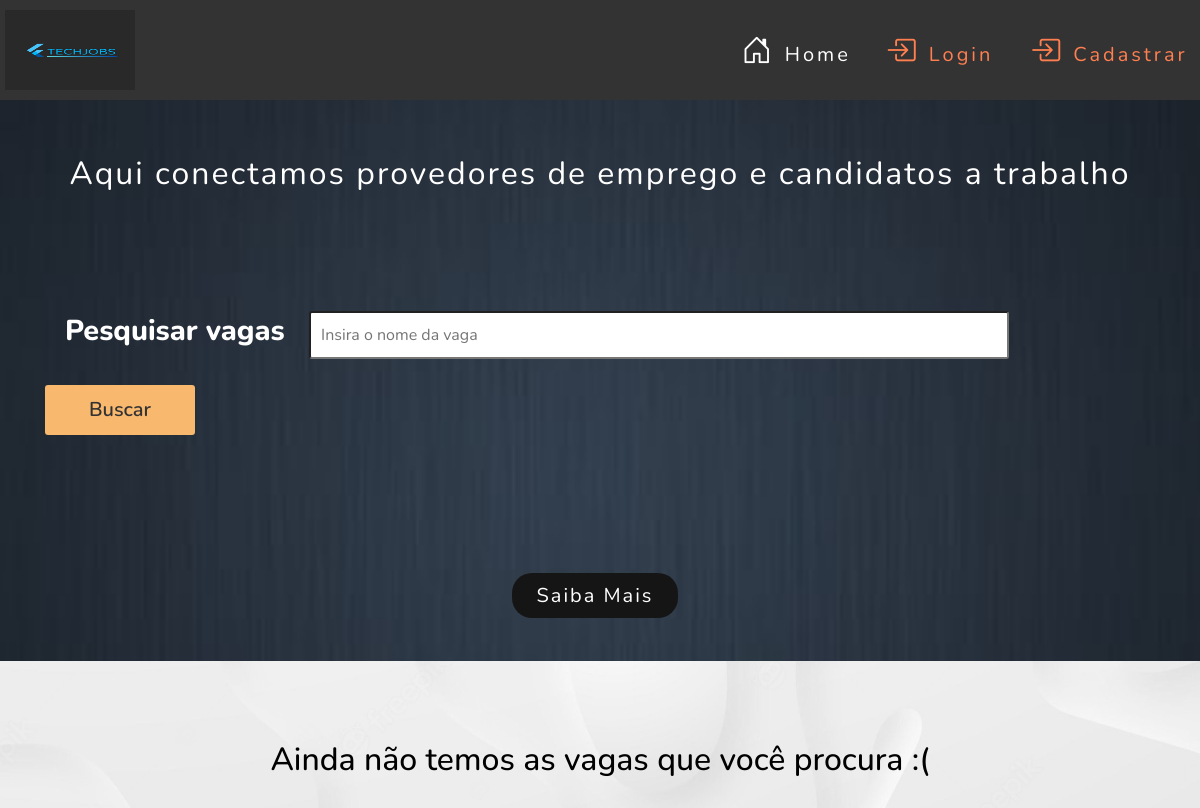
Before: /vaga/consulta.php with the older database file.
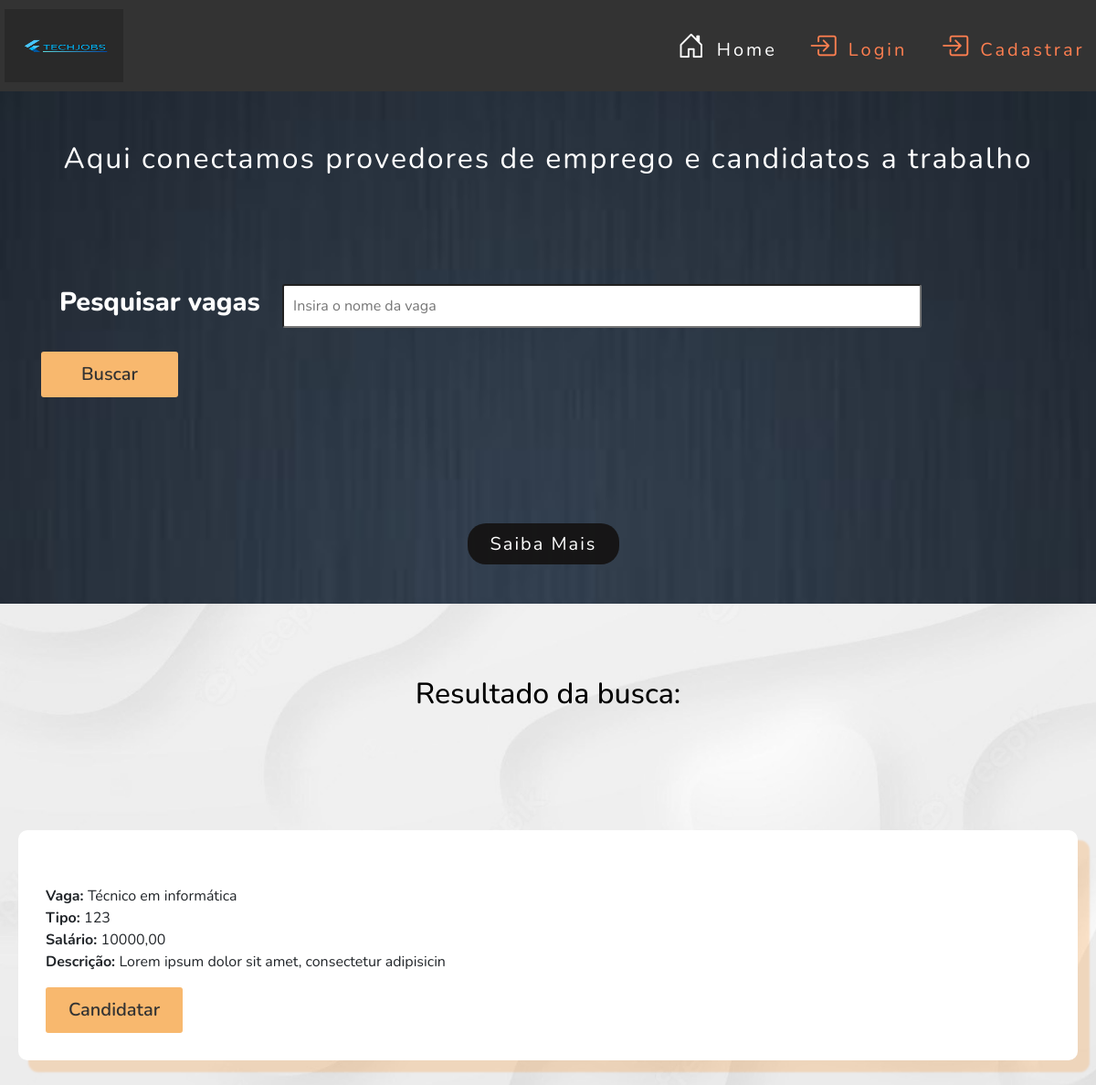
After: the same page with the newer database file.
### tables this page shows
CREATE TABLE `vaga` (
  `id` int NOT NULL,
  `nome` varchar(50) NOT NULL,
  `tipo` varchar(30) NOT NULL,
  `descricao` longtext NOT NULL,
  `salario` varchar(50) NOT NULL,
  `carga_horaria` varchar(100) NOT NULL,
  `data_publicacao` date NOT NULL,
  `data_expiracao` date NOT NULL,
  `usuario_id` int DEFAULT NULL
);

### src/database/conexao.php (called while the page is built)
<?php
class Conexao
{
    public static function getConexao()
    {
        try {
            return new PDO("mysql:host=127.0.0.1;dbname=techjobsdb", "root", "");
        } catch (\PDOException $e) {
            echo 'Error ao conectar com banco de dados. ' . $e->getMessage();
            return null;
        }
    }
}

### src/dao/vagadao.php (called while the page is built, shortened)
<?php
include_once __DIR__ . '/../database/conexao.php';
class  VagaDAO
{
    private $dbh;
    public function __construct()
    {
        $this->dbh = Conexao::getConexao();
    }
    public function getByVaga(string $nome)
    {
        $vaga = filter_input(INPUT_POST, 'vaga', FILTER_SANITIZE_SPECIAL_CHARS);
        $query = ("SELECT * FROM vaga WHERE nome LIKE '%$vaga%'");
        $stmt = $this->dbh->query($query);
        $resultados = $stmt->fetchAll(PDO::FETCH_ASSOC);
        $this->dbh = null;
        return $resultados;
    }
}

### vaga/consulta.php (the view, shortened to what the changed rows need)
<?php
require_once __DIR__ . '/../src/dao/vagadao.php';
$dao = new VagaDAO();
$vagas = $dao->getByVaga('$nome');
?>
<link rel="stylesheet" href="https://maxcdn.bootstrapcdn.com/bootstrap/4.0.0/css/bootstrap.min.css"
>
<link rel="stylesheet" href="../assets/css/style.css">
<link rel="stylesheet" href="https://cdn.jsdelivr.net/npm/bootstrap-icons@1.11.1/font/bootstrap-icons.css">
<body id="home">
<div class="main-cta">
    <article class="main-cta-banner">
        <div class="main-cta-banner-spacer">
            <div class="col-md-12">
                <div class="card-body font-weight-bold">
                    <div class="form-group main-cta-banner-busca">
                        <form action="consulta.php" method="POST">
                            <label for="vaga">
                                <h1>Pesquisar vagas</h1>
                            </label>
                        </form>
                    </div>
                </div>
            </div>
        </div>
    </article>
</div>
<section class="main-blog">
    <div class="main-blog-content">
        <?php
        if (!count($vagas)) { ?>
            <div class="main-blog-header">
                <h2 class="aos-init aos-animate">
                    Ainda não temos as vagas que você procura :(
                </h2>
            </div>
        <?php } else { ?>
            <?php foreach ($vagas
                           as $vaga) { ?>
                <div class="main-blog-header">
                    <h2 class="aos-init aos-animate">
                        Resultado da busca:
                    </h2>
                </div>
                <article>
                    <div class="icon"><i class="fa fa-3x fa-angellist"></i></div>
                    <div class="content" title="<?= $vaga['descricao'] ?>">
                        <?php echo '<strong>Vaga: </strong>' . $vaga['nome'] ?><br>
                        <p><?php echo '<strong>Tipo: </strong> ' . $vaga['tipo'] ?><br>
                            <?php echo '<strong>Salário: </strong> ' . $vaga['salario'] ?><br>
                            <?php echo '<strong>Descrição: </strong> ' .
                                substr($vaga['descricao'], 0,
                                    (strlen($vaga['descricao']) >= 50 ? 50 :
                                        strlen($vaga['descricao']))) ?>
                        </p>
                        <span class="btn-orange">
                                    <a href="candidatar.php?id=<?= $vaga['id'] ?>"><button type="submit"
                                    class="btn-primary btn-lg">Candidatar</button></a>
                                </span>
                    </div>
                </article>
            <?php }
        } ?>
    </div>
</section>
</body>

Changed rows visible on the page:
added vaga: nome "Técnico em informática", tipo "123", salario "10000,00", descricao "Lorem ipsum dolor sit amet, consectetur adipisicin"
Other visible differences:
text no longer shown: "Ainda não temos as vagas que você procura :("
